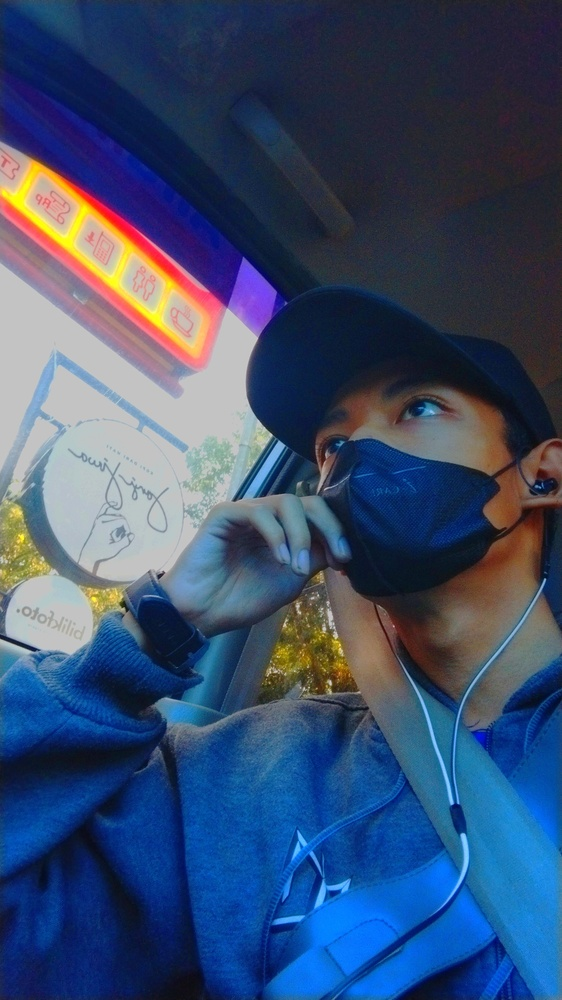
#> input picture build.jpg, 562 x 1000 px, shrunk from 1836 x 3264 before the run
$ python sketch.py
#> lines starting #> are read from the running program, lines starting #| are printed output that depends on the picture
# library numpy -> pip install numpy
# library imageio -> pip install imageio
# library scipy -> pip install scipy
# library opencv -> pip install opencv-python
# kita pakai library image yang kemarin (pip iinstall image)
# siapkan 1 gambar di folder yang sama untuk diconvert

# import library yang akan digunakan
import numpy as np
import imageio
import scipy.ndimage
import cv2

img = "build.jpg" # nama file input

def rgb2gray(rgb):
    return np.dot(rgb[...,:3],[0.2989,0.5870,0.1140])
    #formula untuk convert img -> grayscale // pakai kode warna matlab

def dodge(front,back):
    final_sketch = front*255/(255-back)
    # kalau gambarnya lebih besar dari 255 bit/px maka akan diconvert jadi 255
    final_sketch[final_sketch>255]=255
    final_sketch[back==255]=255

    return final_sketch.astype('uint8')

ss = imageio.imread(img) # untuk read gambar yang dipilih diawal tadi
#> ss is the input picture: shape (1000, 562, 3); mean R, G, B 58.5, 77.5, 110
gray = rgb2gray(ss) # untuk convert gambar jadi black and white
#> in rgb2gray, `return np.dot(rgb[...,:3],[0.2989,0.5870,0.1140])`:
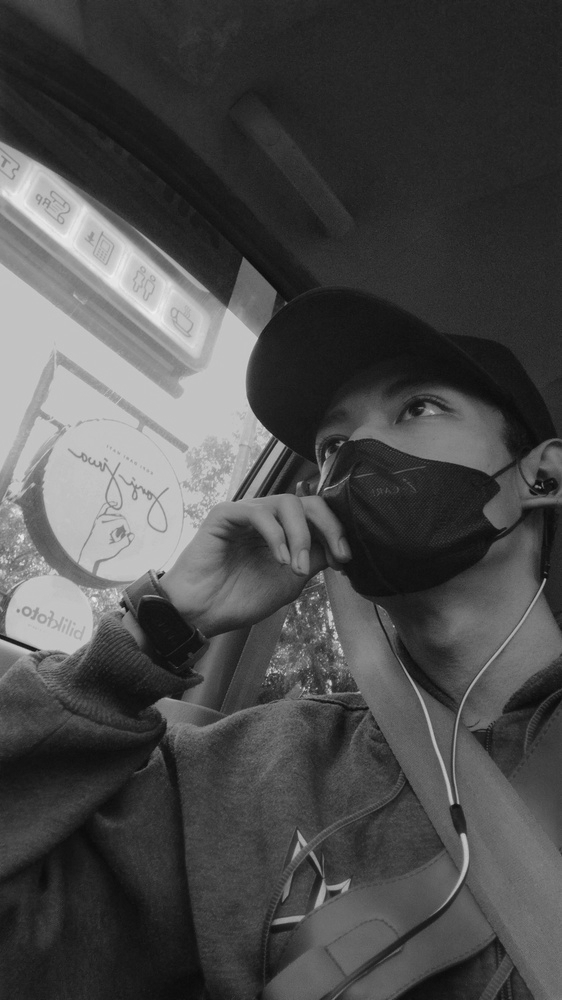
#> returned value: shape (1000, 562) float64; min 9.81, max 239.2, mean 75.5

i = 255-gray
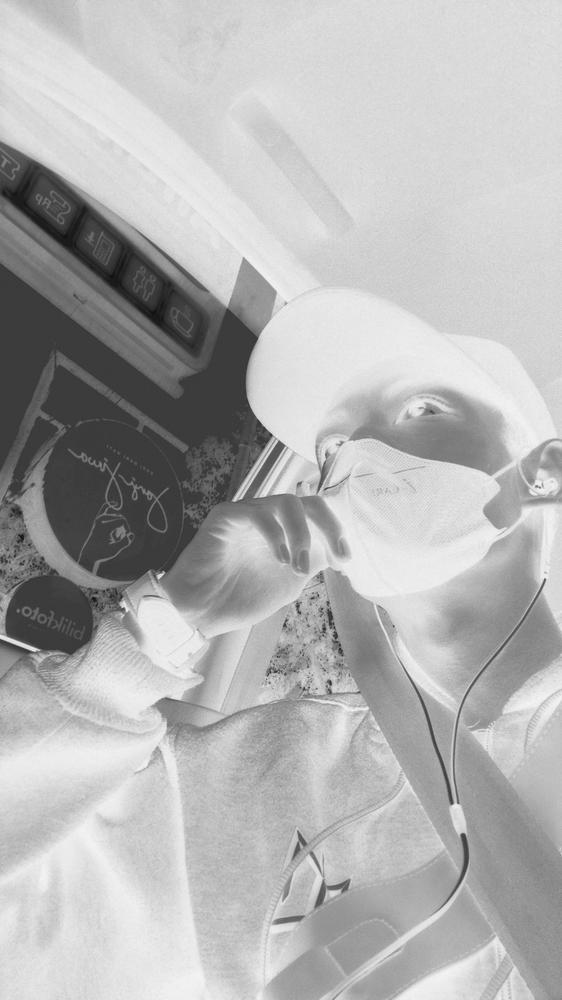
#> i: shape (1000, 562) float64; min 15.83, max 245.2, mean 179.5

# untuk memberi efek blur
blur = scipy.ndimage.filters.gaussian_filter(i, sigma=15)
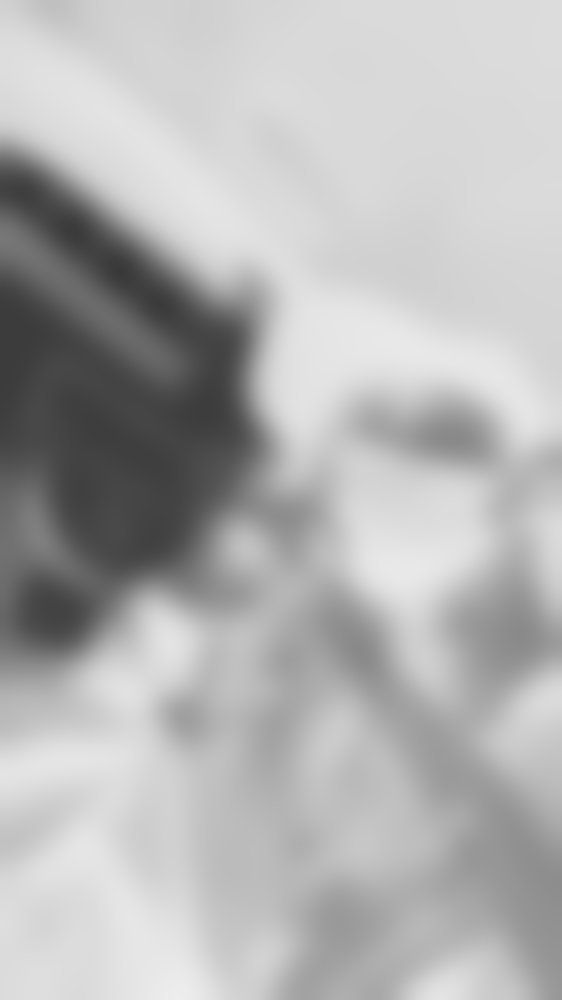
#> blur: shape (1000, 562) float64; min 57.77, max 237.2, mean 179.5
# sigma=15 adalah intensitas blurnya

r = dodge(blur,gray)
#> in dodge, `final_sketch = front*255/(255-back)`:
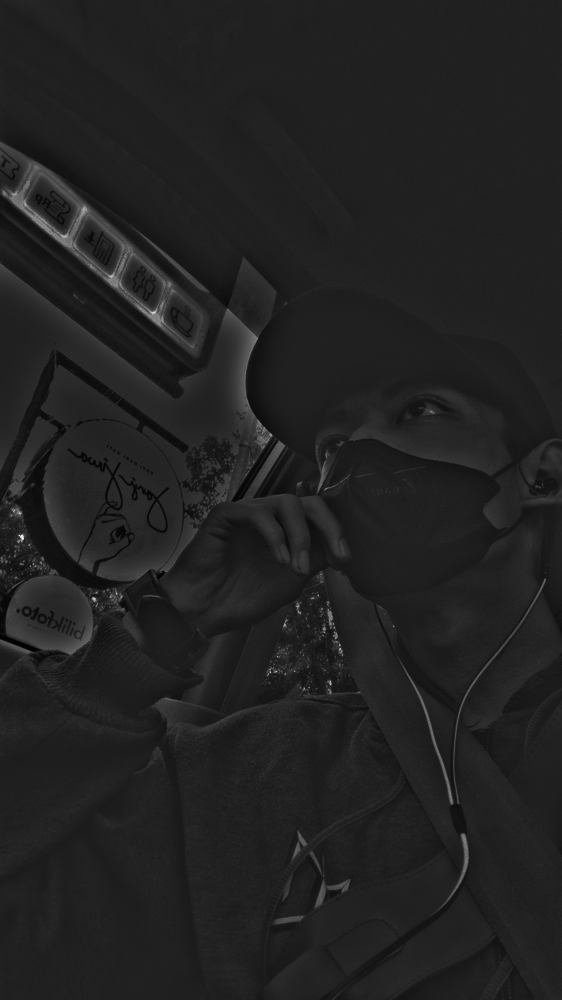
#> final_sketch: shape (1000, 562) float64; min 117.2, max 1198.9, mean 261.6; drawn with min black and max white
#> in dodge, `final_sketch[final_sketch>255]=255`:
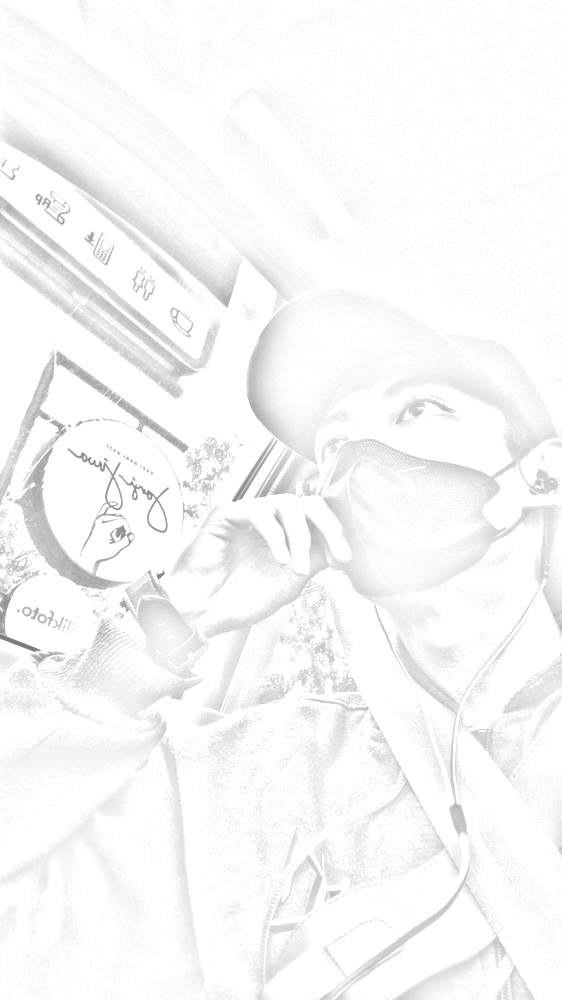
#> final_sketch: shape (1000, 562) float64; min 117.2, max 255, mean 247.8
# untuk convert gambarnya (dengan memaplikasikan blur & black&white tadi)

cv2.imwrite("sketsa.png", r) # untuk menghasilkan output gambar
# run > start debugging
